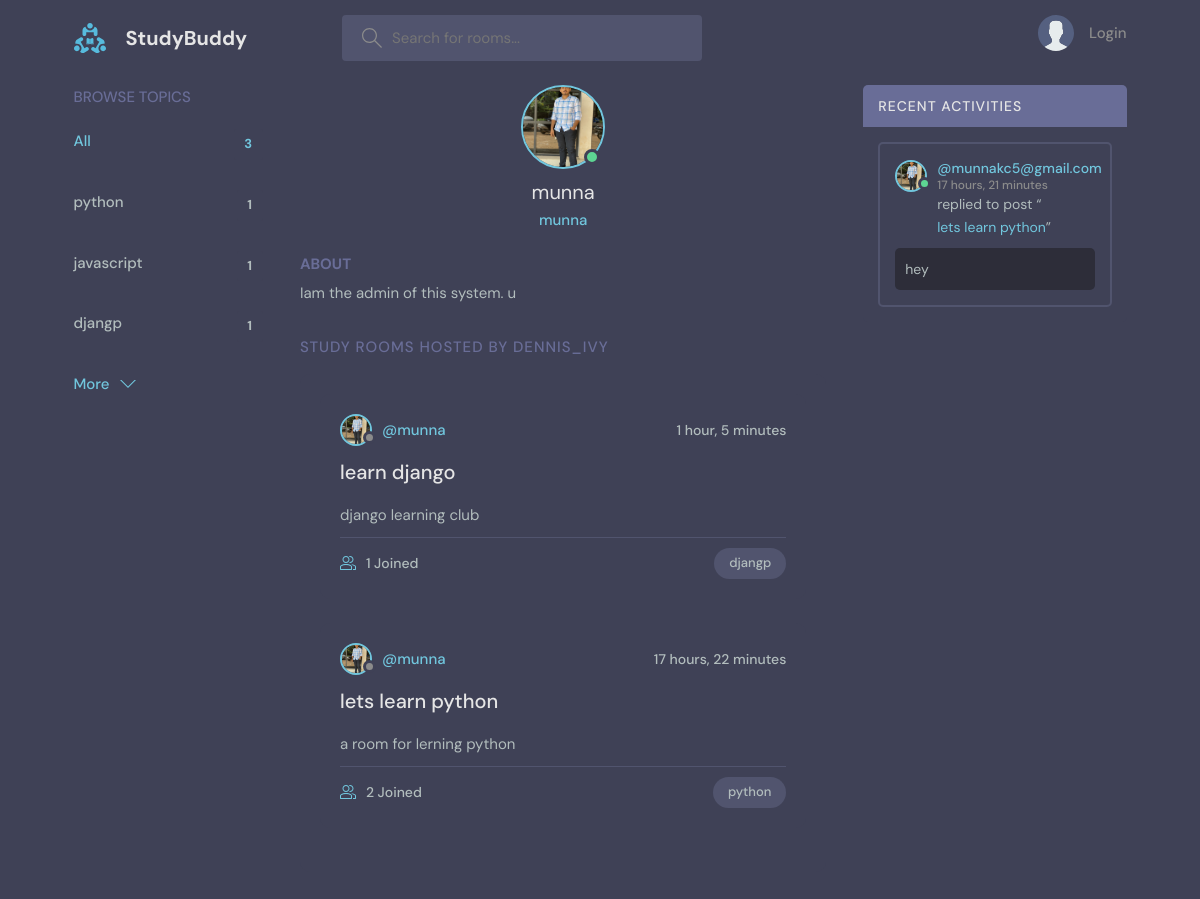
/profile1, run on the app's committed database.
### base/models.py (models this page shows, shortened)
class Topic(models.Model):
    name = models.CharField(max_length=200)

class User(AbstractUser):
    name = models.CharField(max_length=200,null=True)
    email = models.EmailField(unique=True,null=True)
    bio = models.TextField(null=True)
    avatar = models.ImageField(null=True,default="avatar.svg")
    USERNAME_FIELD = 'email'
    REQUIRED_FIELDS = []

class Room(models.Model):
    host= models.ForeignKey(User,on_delete=models.SET_NULL,null=True)
    topic = models.ForeignKey(Topic,on_delete=models.SET_NULL,null=True)
    name = models.CharField(max_length=200)
    description = models.TextField(null=True,blank=True)
    participents = models.ManyToManyField(User,related_name='participents',blank=True)
    updated = models.DateTimeField(auto_now=True)
    created = models.DateTimeField(auto_now_add=True)
    class Meta:
        ordering = ['-updated','-created']

class Messege(models.Model):
    user = models.ForeignKey(User,on_delete=models.CASCADE)
    room = models.ForeignKey(Room,on_delete=models.CASCADE)
    body = models.TextField()
    updated = models.DateTimeField(auto_now=True)
    created = models.DateTimeField(auto_now_add=True)
    class Meta:
        ordering = ['-updated','-created']

### base/views.py (the view)
# urls.py: path('profile<str:pk>',views.userProfile,name="user-profile"),
def userProfile(request,pk):
    user = User.objects.get(id=pk)
    rooms = user.room_set.all()
    room_messeges = user.messege_set.all()
    topic = Topic.objects.all()
    context={
        'user':user,
        'rooms':rooms,
        'room_messeges':room_messeges,
        'topic':topic
    }
    return render(request,'base/profile.html',context)

### base/templates/base/profile.html (shortened to what this page needs)
{% extends 'main.html'%}
{% block content %}
  <main class="profile-page layout layout--3">
    <div class="container">
      {% include 'base/topics_components.html'  %}
      <div class="roomList">
        <div class="profile">
          <div class="profile__avatar">
            <div class="avatar avatar--large active">
              <img src="{{user.avatar.url}}" />
            </div>
          </div>
          <div class="profile__info">
            <h3>{{user.username}}</h3>
            <p>{{user.username}}</p>
          </div>
          <div class="profile__about">
            <h3>About</h3>
            <p>
              {{user.bio}}
            </p>
          </div>
        </div>
        <div class="roomList__header">
          <div>
            <h2>Study Rooms Hosted by dennis_ivy</a>
            </h2>
          </div>
        </div>
        <div class="roomListRoom">
          {% include 'base/feed_component.html'  %}
        </div>
      </div>
      {% include 'base/activity_component.html'  %}
    </div>
  </main>
  {% endblock %}

### base/templates/base/topics_components.html
<div class="topics">
    <div class="topics__header">
      <h2>Browse Topics</h2>
    </div>
    <ul class="topics__list">
      <li>
        <a href="{% url 'topics'%}" class="active">All <span>{{topic.count}}</span></a>
      </li>
      {% for topic in topic %}
      <li>
        <a href="{% url 'home' %}?q={{topic.name}}">{{ topic.name}}<span>{{topic.room_set.all.count}}</span></a>
      </li>
        {% endfor %}
    </ul>
    <a class="btn btn--link" href="{% url 'topics'%}">
      More
      <svg version="1.1" xmlns="http://www.w3.org/2000/svg" width="32" height="32" viewBox="0 0 32 32">
        <title>chevron-down</title>
        <path d="M16 21l-13-13h-3l16 16 16-16h-3l-13 13z"></path>
      </svg>
    </a>
  </div>

### base/templates/base/feed_component.html (shortened to what this page needs)
{% for room in rooms %}
<div class="roomListRoom">
    <div class="roomListRoom__header">
      <a href="{% url 'user-profile' room.host.id%}" class="roomListRoom__author">
        <div class="avatar avatar--small">
          <img src="{{room.host.avatar.url}}" />
        </div>
        <span>@{{room.host.username}}</span>
      </a>
      <div class="roomListRoom__actions">
        <span>{{room.created|timesince}}</span>
      </div>
    </div>
    <div class="roomListRoom__content">
      <a href="{% url 'room' room.id %}">{{room.name}}</a>
      <p>
      {{room.description|truncatewords:20}}
      </p>
    </div>
    <div class="roomListRoom__meta">
      <a href="{% url 'room' room.id %}" class="roomListRoom__joined">
        {{room.participents.all.count}} Joined
      </a>
      <p class="roomListRoom__topic">{{room.topic.name}}</p>
    </div>
  </div>
  {% endfor %}

### base/templates/base/activity_component.html (shortened to what this page needs)
<div class="activities">
    <div class="activities__header">
      <h2>Recent Activities</h2>
    </div>
    {% for messege in room_messeges %}
    <div class="activities__box">
      <div class="activities__boxHeader roomListRoom__header">
        <a href="profile.html" class="roomListRoom__author">
          <div class="avatar avatar--small active">
            <img src="{{messege.user.avatar.url}}" />
          </div>
          <p>
            @{{messege.user}}
            <span>{{messege.created|timesince}}</span>
          </p>
        </a>
      </div>
      <div class="activities__boxContent">
        <p>replied to post “<a href="{% url 'room' messege.room.id %}">{{messege.room.name}}</a>”</p>
        <div class="activities__boxRoomContent">
          {{messege.body}}
        </div>
      </div>
    </div>
  {% endfor%}
   </div>

### data on the page
Topic: name "python", room_set.all.count "1"
Topic: name "javascript", room_set.all.count "1"
Topic: name "djangp", room_set.all.count "1"
User: avatar (picture), username "munna", bio "Iam the admin of this system. u"
Room: host.avatar (picture), host.username "munna", created "1 hour, 5 minutes", name "learn django", description "django learning club", participents.all.count "1", topic.name "djangp"
Room: host.avatar (picture), host.username "munna", created "17 hours, 22 minutes", name "lets learn python", description "a room for lerning python", participents.all.count "2", topic.name "python"
Messege: user.avatar (picture), user "munnakc5@gmail.com", created "17 hours, 21 minutes", room.name "lets learn python", body "hey"

### other printed values
{{ topic.count }} "3"
